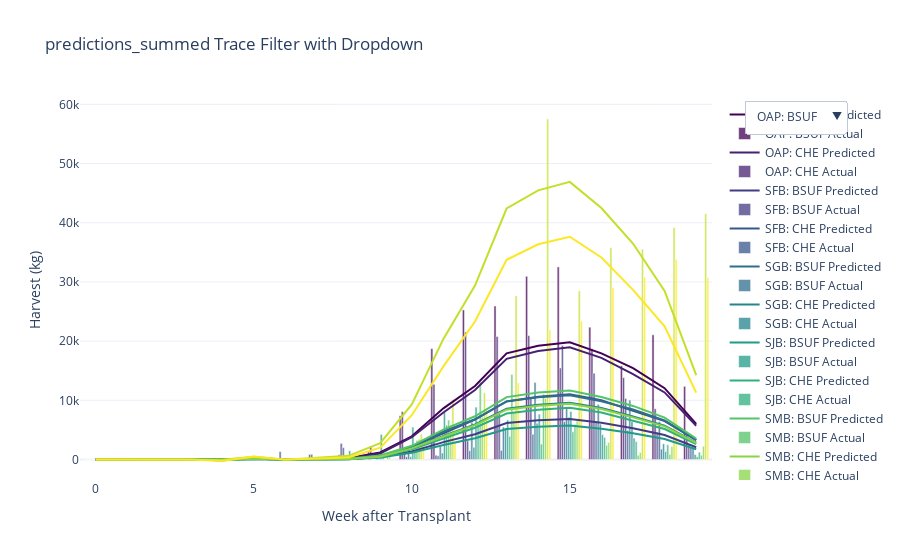

The notebook cell this image was saved under:
### Code cell
fig = go.Figure()
x_values = df.index
colors = sample_colorscale('Viridis', [i / (len(df.columns) - 1) for i in range(len(df.columns))])
color_map = {key: colors[i] for i, key in enumerate(df.columns)}

for i, col in enumerate(df.columns):
    label = col[0] + ': ' + col[1]
    fig.add_trace(go.Scatter(x=x_values, y=df[col], name=label + ' Predicted', line=dict(color=color_map[col])))
    fig.add_trace(go.Bar(x=x_values, y=af[col], name= label + ' Actual', marker_color=color_map[col], opacity=0.75))

visibility_matrix = np.eye(2* len(df.columns), dtype=bool).repeat(2, axis=1)

buttons = [dict(label=f"{key[0]}: {key[1]}",method='update',args=[{'visible': visibility_matrix[i].tolist()}, {'title': f'Selected: {key[0]}: {key[1]}'}]) for i,key in enumerate(df.columns)]


# Add "Show All" button
buttons.append(dict(
    label='Show All', 
    method='update',
    args=[{'visible': [True]*(len(df.columns)*2)}, {'title': 'All Traces Visible'}]
))

# Add dropdown menu to layout
fig.update_layout(
    updatemenus=[dict(
        active=0,
        buttons=buttons,
        direction='down',
        showactive=True,
        x=1.05,
        xanchor='left',
        y=1,
        yanchor='top'
    )],
    title=title + ' Trace Filter with Dropdown',
    template='plotly_white',
    xaxis_title='Week after Transplant',
    yaxis_title='Harvest (kg)'
)

fig.show()

### Figure 1 — Plotly figure (JSON) as saved in the notebook; plotly's stock layout.template omitted (floating-point values rounded to 4 significant figures)
{"data": [{"line": {"color": "rgb(68, 1, 84)"}, "name": "OAP: BSUF Predicted", "type": "scatter", "x": [0, 1, 2, 3, 4, 5, 6, 7, 8, 9, 10, 11, 12, 13, 14, 15, 16, 17, 18, 19], "y": [4.317, -0.3568, 7.237, -3.728, 4.018, 186.9, -23.82, 127.6, 269.0, 1181.0, 3924.0, 8647.0, 12420.0, 17930.0, 19210.0, 19810.0, 17930.0, 15450.0, 12050.0, 6032.0]}, {"marker": {"color": "rgb(68, 1, 84)"}, "name": "OAP: BSUF Actual", "opacity": 0.75, "type": "bar", "x": [0, 1, 2, 3, 4, 5, 6, 7, 8, 9, 10, 11, 12, 13, 14, 15, 16, 17, 18, 19], "y": [0.0, 0.0, 0.0, 0.0, 0.0, 0.0, 247.0, 0.0, 0.0, 1280.0, 7385.0, 18730.0, 25270.0, 25940.0, 30950.0, 32540.0, 22350.0, 15830.0, 21070.0, 12350.0]}, {"line": {"color": "rgb(71, 33, 113)"}, "name": "OAP: CHE Predicted", "type": "scatter", "x": [0, 1, 2, 3, 4, 5, 6, 7, 8, 9, 10, 11, 12, 13, 14, 15, 16, 17, 18, 19], "y": [-9.003, 2.537, 16.08, -0.3732, -126.6, 262.0, -14.81, 58.15, 169.5, 1006.0, 3772.0, 7931.0, 11750.0, 17000.0, 18310.0, 18950.0, 17180.0, 14440.0, 11330.0, 5692.0]}, {"marker": {"color": "rgb(71, 33, 113)"}, "name": "OAP: CHE Actual", "opacity": 0.75, "type": "bar", "x": [0, 1, 2, 3, 4, 5, 6, 7, 8, 9, 10, 11, 12, 13, 14, 15, 16, 17, 18, 19], "y": [0.0, 0.0, 0.0, 0.0, 0.0, 0.0, 0.0, 0.0, 796.0, 2267.0, 8092.0, 12700.0, 21520.0, 20780.0, 20930.0, 15470.0, 18700.0, 13830.0, 8567.0, 4687.0]}, {"line": {"color": "rgb(66, 61, 131)"}, "name": "SFB: BSUF Predicted", "type": "scatter", "x": [0, 1, 2, 3, 4, 5, 6, 7, 8, 9, 10, 11, 12, 13, 14, 15, 16, 17, 18, 19], "y": [0.185, 0.4265, 3.739, -0.3143, -14.79, 74.88, -6.41, 35.42, 81.61, 392.3, 1355.0, 2940.0, 4268.0, 6165.0, 6619.0, 6833.0, 6191.0, 5286.0, 4133.0, 2071.0]}, {"marker": {"color": "rgb(66, 61, 131)"}, "name": "SFB: BSUF Actual", "opacity": 0.75, "type": "bar", "x": [0, 1, 2, 3, 4, 5, 6, 7, 8, 9, 10, 11, 12, 13, 14, 15, 16, 17, 18, 19], "y": [0.0, 0.0, 0.0, 0.0, 0.0, 129.0, 0.0, 852.0, 2724.0, 0.0, 1261.0, 726.0, 3146.0, 7817.0, 10480.0, 19270.0, 14580.0, 10320.0, 4596.0, 2564.0]}, {"line": {"color": "rgb(56, 87, 139)"}, "name": "SFB: CHE Predicted", "type": "scatter", "x": [0, 1, 2, 3, 4, 5, 6, 7, 8, 9, 10, 11, 12, 13, 14, 15, 16, 17, 18, 19], "y": [-11.05, 3.601, 13.79, 3.288, -140.1, 194.5, -1.906, -0.6049, 53.5, 521.7, 2201.0, 4436.0, 6757.0, 9801.0, 10620.0, 11020.0, 10010.0, 8220.0, 6488.0, 3271.0]}, {"marker": {"color": "rgb(56, 87, 139)"}, "name": "SFB: CHE Actual", "opacity": 0.75, "type": "bar", "x": [0, 1, 2, 3, 4, 5, 6, 7, 8, 9, 10, 11, 12, 13, 14, 15, 16, 17, 18, 19], "y": [0.0, 0.0, 0.0, 0.0, 0.0, 213.0, 1333.0, 883.0, 2004.0, 0.0, 470.0, 624.0, 1476.0, 1531.0, 4268.0, 6402.0, 6340.0, 4926.0, 6382.0, 2066.0]}, {"line": {"color": "rgb(46, 111, 142)"}, "name": "SGB: BSUF Predicted", "type": "scatter", "x": [0, 1, 2, 3, 4, 5, 6, 7, 8, 9, 10, 11, 12, 13, 14, 15, 16, 17, 18, 19], "y": [2.214, -0.1578, 4.311, -1.021, -3.763, 106.3, -11.2, 66.08, 142.9, 642.3, 2151.0, 4724.0, 6805.0, 9823.0, 10530.0, 10860.0, 9839.0, 8453.0, 6599.0, 3304.0]}, {"marker": {"color": "rgb(46, 111, 142)"}, "name": "SGB: BSUF Actual", "opacity": 0.75, "type": "bar", "x": [0, 1, 2, 3, 4, 5, 6, 7, 8, 9, 10, 11, 12, 13, 14, 15, 16, 17, 18, 19], "y": [0.0, 0.0, 0.0, 0.0, 0.0, 0.0, 0.0, 33.0, 116.0, 307.0, 1513.0, 2223.0, 6290.0, 5475.0, 13020.0, 8873.0, 9305.0, 10040.0, 1758.0, 2074.0]}, {"line": {"color": "rgb(37, 133, 142)"}, "name": "SGB: CHE Predicted", "type": "scatter", "x": [0, 1, 2, 3, 4, 5, 6, 7, 8, 9, 10, 11, 12, 13, 14, 15, 16, 17, 18, 19], "y": [-5.387, 1.296, 9.072, 0.8327, -76.09, 140.3, -5.453, 22.47, 76.59, 496.8, 1906.0, 3973.0, 5920.0, 8571.0, 9247.0, 9575.0, 8684.0, 7260.0, 5706.0, 2868.0]}, {"marker": {"color": "rgb(37, 133, 142)"}, "name": "SGB: CHE Actual", "opacity": 0.75, "type": "bar", "x": [0, 1, 2, 3, 4, 5, 6, 7, 8, 9, 10, 11, 12, 13, 14, 15, 16, 17, 18, 19], "y": [0.0, 0.0, 0.0, 0.0, 0.0, 0.0, 0.0, 0.0, 36.0, 108.0, 471.0, 1097.0, 2079.0, 5314.0, 6126.0, 7149.0, 5984.0, 6390.0, 2642.0, 832.0]}, {"line": {"color": "rgb(32, 155, 137)"}, "name": "SJB: BSUF Predicted", "type": "scatter", "x": [0, 1, 2, 3, 4, 5, 6, 7, 8, 9, 10, 11, 12, 13, 14, 15, 16, 17, 18, 19], "y": [0.3855, 0.5957, 2.789, -0.06665, -11.54, 62.06, -5.2, 30.07, 69.2, 329.3, 1135.0, 2465.0, 3576.0, 5165.0, 5545.0, 5724.0, 5186.0, 4430.0, 3463.0, 1736.0]}, {"marker": {"color": "rgb(32, 155, 137)"}, "name": "SJB: BSUF Actual", "opacity": 0.75, "type": "bar", "x": [0, 1, 2, 3, 4, 5, 6, 7, 8, 9, 10, 11, 12, 13, 14, 15, 16, 17, 18, 19], "y": [0.0, 0.0, 0.0, 0.0, 0.0, 0.0, 0.0, 0.0, 1482.0, 4236.0, 5472.0, 7925.0, 8861.0, 6686.0, 7671.0, 8114.0, 4190.0, 3624.0, 1331.0, 460.0]}, {"line": {"color": "rgb(47, 176, 125)"}, "name": "SJB: CHE Predicted", "type": "scatter", "x": [0, 1, 2, 3, 4, 5, 6, 7, 8, 9, 10, 11, 12, 13, 14, 15, 16, 17, 18, 19], "y": [-7.391, 3.034, 9.702, 2.763, -100.6, 147.3, -1.63, 4.429, 49.74, 423.0, 1742.0, 3540.0, 5362.0, 7774.0, 8417.0, 8731.0, 7924.0, 6537.0, 5154.0, 2597.0]}, {"marker": {"color": "rgb(47, 176, 125)"}, "name": "SJB: CHE Actual", "opacity": 0.75, "type": "bar", "x": [0, 1, 2, 3, 4, 5, 6, 7, 8, 9, 10, 11, 12, 13, 14, 15, 16, 17, 18, 19], "y": [0.0, 0.0, 0.0, 0.0, 0.0, 0.0, 0.0, 0.0, 507.0, 742.0, 1671.0, 5822.0, 6039.0, 3924.0, 2597.0, 4681.0, 3747.0, 3036.0, 2483.0, 1238.0]}, {"line": {"color": "rgb(84, 196, 103)"}, "name": "SMB: BSUF Predicted", "type": "scatter", "x": [0, 1, 2, 3, 4, 5, 6, 7, 8, 9, 10, 11, 12, 13, 14, 15, 16, 17, 18, 19], "y": [0.5783, 0.2673, 6.035, -1.621, -17.22, 122.5, -12.22, 65.72, 144.9, 677.5, 2315.0, 5044.0, 7300.0, 10540.0, 11310.0, 11670.0, 10570.0, 9051.0, 7072.0, 3543.0]}, {"marker": {"color": "rgb(84, 196, 103)"}, "name": "SMB: BSUF Actual", "opacity": 0.75, "type": "bar", "x": [0, 1, 2, 3, 4, 5, 6, 7, 8, 9, 10, 11, 12, 13, 14, 15, 16, 17, 18, 19], "y": [0.0, 0.0, 0.0, 0.0, 0.0, 0.0, 0.0, 0.0, 480.0, 0.0, 3236.0, 6670.0, 13070.0, 14370.0, 11040.0, 5944.0, 2399.0, 710.0, 869.0, 715.0]}, {"line": {"color": "rgb(136, 212, 72)"}, "name": "SMB: CHE Predicted", "type": "scatter", "x": [0, 1, 2, 3, 4, 5, 6, 7, 8, 9, 10, 11, 12, 13, 14, 15, 16, 17, 18, 19], "y": [-6.26, 1.754, 9.273, 0.7906, -81.98, 141.7, -4.934, 19.26, 71.03, 481.0, 1874.0, 3885.0, 5808.0, 8411.0, 9080.0, 9406.0, 8531.0, 7114.0, 5595.0, 2814.0]}, {"marker": {"color": "rgb(136, 212, 72)"}, "name": "SMB: CHE Actual", "opacity": 0.75, "type": "bar", "x": [0, 1, 2, 3, 4, 5, 6, 7, 8, 9, 10, 11, 12, 13, 14, 15, 16, 17, 18, 19], "y": [0.0, 0.0, 0.0, 0.0, 0.0, 0.0, 0.0, 0.0, 0.0, 1023.0, 3443.0, 5855.0, 7161.0, 8003.0, 10300.0, 6524.0, 2888.0, 1185.0, 2180.0, 2236.0]}, {"line": {"color": "rgb(194, 224, 42)"}, "name": "VAP: BSUF Predicted", "type": "scatter", "x": [0, 1, 2, 3, 4, 5, 6, 7, 8, 9, 10, 11, 12, 13, 14, 15, 16, 17, 18, 19], "y": [11.03, 2.535, 16.3, -1.599, -23.45, 462.7, -46.54, 279.4, 614.5, 2765.0, 9292.0, 20380.0, 29380.0, 42410.0, 45470.0, 46900.0, 42490.0, 36480.0, 28490.0, 14270.0]}, {"marker": {"color": "rgb(194, 224, 42)"}, "name": "VAP: BSUF Actual", "opacity": 0.75, "type": "bar", "x": [0, 1, 2, 3, 4, 5, 6, 7, 8, 9, 10, 11, 12, 13, 14, 15, 16, 17, 18, 19], "y": [0.0, 0.0, 0.0, 0.0, 0.0, 0.0, 0.0, 0.0, 24.0, 587.0, 4292.0, 10140.0, 11270.0, 27650.0, 57530.0, 28500.0, 35780.0, 35540.0, 39200.0, 41520.0]}, {"line": {"color": "rgb(253, 231, 37)"}, "name": "VAP: CHE Predicted", "type": "scatter", "x": [0, 1, 2, 3, 4, 5, 6, 7, 8, 9, 10, 11, 12, 13, 14, 15, 16, 17, 18, 19], "y": [-13.3, 7.834, 27.88, 6.984, -253.1, 519.4, -19.18, 106.5, 335.6, 1995.0, 7485.0, 15730.0, 23310.0, 33730.0, 36370.0, 37640.0, 34130.0, 28650.0, 22500.0, 11310.0]}, {"marker": {"color": "rgb(253, 231, 37)"}, "name": "VAP: CHE Actual", "opacity": 0.75, "type": "bar", "x": [0, 1, 2, 3, 4, 5, 6, 7, 8, 9, 10, 11, 12, 13, 14, 15, 16, 17, 18, 19], "y": [0.0, 0.0, 0.0, 0.0, 0.0, 0.0, 0.0, 0.0, 0.0, 40.0, 2283.0, 3014.0, 8268.0, 12950.0, 21940.0, 23380.0, 28990.0, 30830.0, 33810.0, 30770.0]}], "layout": {"title": {"text": "predictions_summed Trace Filter with Dropdown"}, "updatemenus": [{"active": 0, "buttons": [{"args": [{"visible": [true, true, false, false, false, false, false, false, false, false, false, false, false, false, false, false, false, false, false, false, false, false, false, false, false, false, false, false, false, false, false, false, false, false, false, false, false, false, false, false, false, false, false, false, false, false, false, false]}, {"title": "Selected: OAP: BSUF"}], "label": "OAP: BSUF", "method": "update"}, {"args": [{"visible": [false, false, true, true, false, false, false, false, false, false, false, false, false, false, false, false, false, false, false, false, false, false, false, false, false, false, false, false, false, false, false, false, false, false, false, false, false, false, false, false, false, false, false, false, false, false, false, false]}, {"title": "Selected: OAP: CHE"}], "label": "OAP: CHE", "method": "update"}, {"args": [{"visible": [false, false, false, false, true, true, false, false, false, false, false, false, false, false, false, false, false, false, false, false, false, false, false, false, false, false, false, false, false, false, false, false, false, false, false, false, false, false, false, false, false, false, false, false, false, false, false, false]}, {"title": "Selected: SFB: BSUF"}], "label": "SFB: BSUF", "method": "update"}, {"args": [{"visible": [false, false, false, false, false, false, true, true, false, false, false, false, false, false, false, false, false, false, false, false, false, false, false, false, false, false, false, false, false, false, false, false, false, false, false, false, false, false, false, false, false, false, false, false, false, false, false, false]}, {"title": "Selected: SFB: CHE"}], "label": "SFB: CHE", "method": "update"}, {"args": [{"visible": [false, false, false, false, false, false, false, false, true, true, false, false, false, false, false, false, false, false, false, false, false, false, false, false, false, false, false, false, false, false, false, false, false, false, false, false, false, false, false, false, false, false, false, false, false, false, false, false]}, {"title": "Selected: SGB: BSUF"}], "label": "SGB: BSUF", "method": "update"}, {"args": [{"visible": [false, false, false, false, false, false, false, false, false, false, true, true, false, false, false, false, false, false, false, false, false, false, false, false, false, false, false, false, false, false, false, false, false, false, false, false, false, false, false, false, false, false, false, false, false, false, false, false]}, {"title": "Selected: SGB: CHE"}], "label": "SGB: CHE", "method": "update"}, {"args": [{"visible": [false, false, false, false, false, false, false, false, false, false, false, false, true, true, false, false, false, false, false, false, false, false, false, false, false, false, false, false, false, false, false, false, false, false, false, false, false, false, false, false, false, false, false, false, false, false, false, false]}, {"title": "Selected: SJB: BSUF"}], "label": "SJB: BSUF", "method": "update"}, {"args": [{"visible": [false, false, false, false, false, false, false, false, false, false, false, false, false, false, true, true, false, false, false, false, false, false, false, false, false, false, false, false, false, false, false, false, false, false, false, false, false, false, false, false, false, false, false, false, false, false, false, false]}, {"title": "Selected: SJB: CHE"}], "label": "SJB: CHE", "method": "update"}, {"args": [{"visible": [false, false, false, false, false, false, false, false, false, false, false, false, false, false, false, false, true, true, false, false, false, false, false, false, false, false, false, false, false, false, false, false, false, false, false, false, false, false, false, false, false, false, false, false, false, false, false, false]}, {"title": "Selected: SMB: BSUF"}], "label": "SMB: BSUF", "method": "update"}, {"args": [{"visible": [false, false, false, false, false, false, false, false, false, false, false, false, false, false, false, false, false, false, true, true, false, false, false, false, false, false, false, false, false, false, false, false, false, false, false, false, false, false, false, false, false, false, false, false, false, false, false, false]}, {"title": "Selected: SMB: CHE"}], "label": "SMB: CHE", "method": "update"}, {"args": [{"visible": [false, false, false, false, false, false, false, false, false, false, false, false, false, false, false, false, false, false, false, false, true, true, false, false, false, false, false, false, false, false, false, false, false, false, false, false, false, false, false, false, false, false, false, false, false, false, false, false]}, {"title": "Selected: VAP: BSUF"}], "label": "VAP: BSUF", "method": "update"}, {"args": [{"visible": [false, false, false, false, false, false, false, false, false, false, false, false, false, false, false, false, false, false, false, false, false, false, true, true, false, false, false, false, false, false, false, false, false, false, false, false, false, false, false, false, false, false, false, false, false, false, false, false]}, {"title": "Selected: VAP: CHE"}], "label": "VAP: CHE", "method": "update"}, {"args": [{"visible": [true, true, true, true, true, true, true, true, true, true, true, true, true, true, true, true, true, true, true, true, true, true, true, true]}, {"title": "All Traces Visible"}], "label": "Show All", "method": "update"}], "direction": "down", "showactive": true, "x": 1.05, "xanchor": "left", "y": 1, "yanchor": "top"}], "xaxis": {"title": {"text": "Week after Transplant"}}, "yaxis": {"title": {"text": "Harvest (kg)"}}}}
